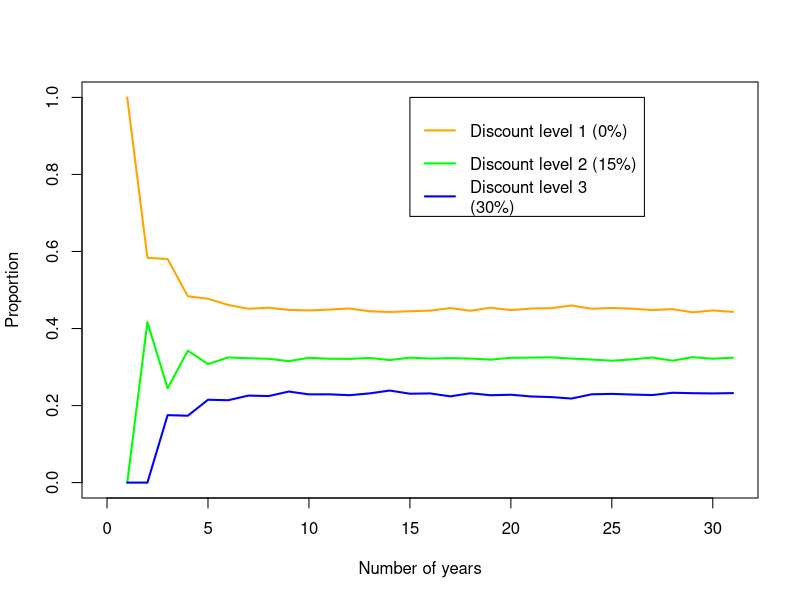
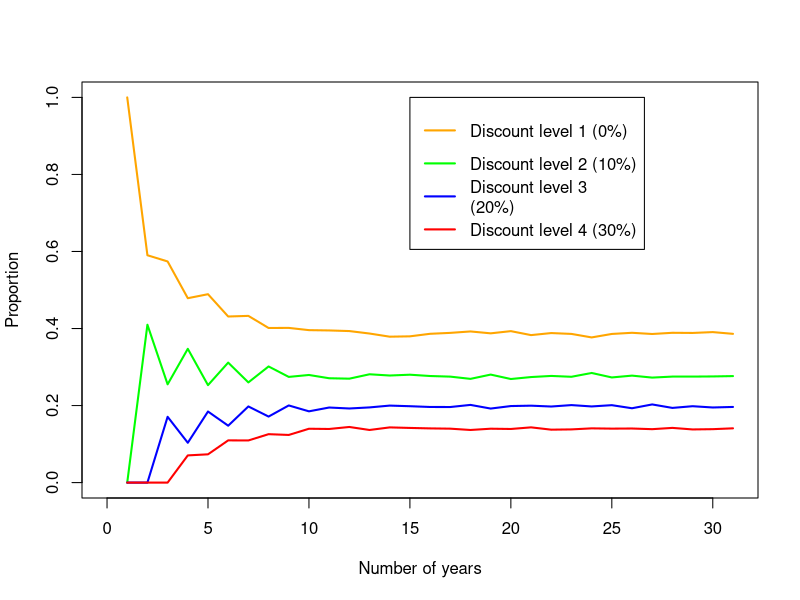

Reproduce these figures in R, in order.
#######Calculation for the expected annual profit from country A once
#stability has been reached under the discount scheme with 3 discount levels
lambda<- 0.873 # from 0.01*(87+(3*0.1))
number_of_customers<-10000 #number of customers
n<-30 # number of steps to simulate
P<- matrix(c(0.5823, 0.4177, 0, 0.5823, 0, 0.4177, 0, 0.5823, 0.4177),
           nrow=3, ncol=3, byrow=TRUE)
#vectors to store proportion of simulations in each state
levels<-matrix(0, nrow=3, ncol=n+1)
for(j in 1:number_of_customers) {
  X<-1 # initial state of the Markov chain
  levels[X,1]=levels[X,1]+1 #record the initial state
  for(i in 1:n) {
    p<-P[X[i],] #to get p values
    
    X[i+1] <-sample(x=3,size=1, prob=p) #this updates the chain
    levels[X[i+1],i+1]= levels[X[i+1],i+1] + 1
  }
}
levels<-levels/number_of_customers
#calculating the stationary distribution now
finalproportion=levels[,n+1]
finalproportion
#calculating the total premium paid once stability has been reached
premium1<-200
discount_levels<-c(0, 0.15, 0.3)
premium_paid1<-numeric(length=3)
for(i in 1:3){
  premium_paid1[i]<-(finalproportion[i]*number_of_customers*(1-
                                                               discount_levels[i])*premium1)
}

total_premium_paid1<-sum(premium_paid1)

#calculating total claims now
number_of_accidents<- rpois(number_of_customers,lambda) # number of
#accidents per customer
cost_of_a_claim1 <- runif(number_of_customers,0,400)
mean(cost_of_a_claim1) # expected amount of a claim
total_claimed_amount1<-
  (sum(number_of_accidents))*mean(cost_of_a_claim1) 
#expected total of the claimed amount
annual_profit_A1=total_premium_paid1 - total_claimed_amount1 
#expected annual profit once stability has been reached for Country A under discount scheme 1

######Calculation for the expected annual profit from country B once stability has been reached under the discount scheme with 3 discount levels
premium2<-300
discount_levels<-c(0, 0.15, 0.3)
premium_paid2<-numeric(length=3)
for(i in 1:3){
  premium_paid2[i]<-(finalproportion[i]*number_of_customers*(1-
                                                               discount_levels[i])*premium2)
}

total_premium_paid2<-sum(premium_paid2)
#calculating total claims now
number_of_accidents<- rpois(number_of_customers,lambda) # number of accidents per customer
cost_of_a_claim2 <- runif(number_of_customers,0,600)
mean(cost_of_a_claim2) # expected amount of a claim
total_claimed_amount2<-
  (sum(number_of_accidents))*mean(cost_of_a_claim2) #expected total of the claimed amount
annual_profit_B1=total_premium_paid2 - total_claimed_amount2 # expected annual profit once stability has been reached for Country B under discount scheme 1
#plotting the progression of the proportion at each state
plot(levels[1,], type='l', xlim=c(0,n+1), ylim=c(0,1), xlab='Number of years',
     ylab='Proportion', col='orange',lwd=2)
lines(levels[2,], col='green', lwd=2)
lines(levels[3,], col='blue',lwd=2)
legend(15,1, c('Discount level 1 (0%)', 'Discount level 2 (15%)', 'Discount level 3
(30%)'),
       
       col=c('orange','green','blue'), lwd=c(2,2,2))
##Early years' profits for country A under the discount scheme with 3 levels
prop_in_the_early_years_of_operation1<-c(levels[,4],levels[,5],levels[,6])
premium1<-200
premium_paid_in_early_yearsA<-numeric(length=3)
for(i in 1:3){
  premium_paid_in_early_yearsA[i]<-
    (prop_in_the_early_years_of_operation1[i]*number_of_customers*(1-
                                                                     discount_levels[i])*premium1)
}
annual_profit_for_early_yearsA<-numeric(length=3)
for(i in 1:3){
  annual_profit_for_early_yearsA[i]<-premium_paid_in_early_yearsA[i]-
    total_claimed_amount1
}

##Early years' profits for country B under the discount scheme with 3 levels
prop_in_the_early_years_of_operation2<-c(levels[,4],levels[,5],levels[,6])
premium2<-300
premium_paid_in_early_yearsB<-numeric(length=3)
for(i in 1:3){
  premium_paid_in_early_yearsB[i]<-
    (prop_in_the_early_years_of_operation2[i]*number_of_customers*(1-
                                                                     discount_levels[i])*premium2)
}
annual_profit_for_early_yearsB<-numeric(length=3)
for(i in 1:3){
  annual_profit_for_early_yearsB[i]<-premium_paid_in_early_yearsB[i]-
    total_claimed_amount2
}

#######Calculation for the expected annual profit from country A once stability has been reached under the discount scheme with 4 discount levels
lambda<- 0.873 # from 0.01*(87+(3*0.1))
number_of_customers<-10000 #number of customers
n<-30 # number of steps to simulate
P<- matrix(c(0.5823, 0.4177, 0, 0, 0.5823, 0, 0.4177, 0, 0, 0.5823, 0, 0.4177, 0,
             0, 0.5823, 0.4177),
           nrow=4, ncol=4, byrow=TRUE)
#vectors to store proportion of simulations in each state
levels<-matrix(0, nrow=4, ncol=n+1)
for(j in 1:number_of_customers) {
  X<-1 # initial state of the Markov chain
  levels[X,1]=levels[X,1]+1 #record the initial state
  for(i in 1:n) {
    p<-P[X[i],] #to get p values
    X[i+1] <-sample(x=4,size=1, prob=p) #this updates the chain
    levels[X[i+1],i+1]= levels[X[i+1],i+1] + 1
  }
}
levels<-levels/number_of_customers
#calculating the stationary distribution now
finalproportion=levels[,n+1]
finalproportion
#calculating the total premium paid once stability has been reached
premium1<-200
discount_levels<-c(0, 0.1, 0.2, 0.3)
premium_paid1<-numeric(length=4)
for(i in 1:4){
  premium_paid1[i]<-(finalproportion[i]*number_of_customers*(1-
                                                               discount_levels[i])*premium1)
}

total_premium_paid1<-sum(premium_paid1)

#calculating total claims now
number_of_accidents<- rpois(number_of_customers,lambda) # number of accidents per customer
cost_of_a_claim1 <- runif(number_of_customers,0,400)
mean(cost_of_a_claim1) # expected amount of a claim
total_claimed_amount1<-
sum(number_of_accidents)*mean(cost_of_a_claim1) #expected total of the claimed amount
annual_profit_A2=total_premium_paid1 - total_claimed_amount1 # expected annual profit once stability has been reached for Country A under 2nd discount scheme

######Calculation for the expected annual profit from country B once stability has been reached under the discount scheme with 4 discount levels
#calculating total premium paid
premium2<-300
discount_levels<-c(0, 0.1 , 0.2, 0.3)
premium_paid2<-numeric(length=4)
for(i in 1:4){
  premium_paid2[i]<-(finalproportion[i]*number_of_customers*(1-
                                                               discount_levels[i])*premium2)
}

total_premium_paid2<-sum(premium_paid2)
#calculating total claims now
number_of_accidents<- rpois(number_of_customers,lambda) # number of accidents per customer
cost_of_a_claim2 <- runif(number_of_customers,0,600)

mean(cost_of_a_claim2) # expected amount of a claim
total_claimed_amount2<-sum(number_of_accidents)*mean(cost_of_a_claim2) #expected total of the claimed amount
annual_profit_B2=total_premium_paid2 - total_claimed_amount2 # expected annual profit once stability has been reached for Country B under 2nd discount scheme
#plotting the progression of the proportion at each state
plot(levels[1,], type='l', xlim=c(0,n+1), ylim=c(0,1), xlab='Number of years',
     ylab='Proportion', col='orange',lwd=2)
lines(levels[2,], col='green', lwd=2)
lines(levels[3,], col='blue',lwd=2)
lines(levels[4,], col='red', lwd=2)
legend(15,1, c('Discount level 1 (0%)', 'Discount level 2 (10%)', 'Discount level 3
(20%)', 'Discount level 4 (30%)'),
       col=c('orange','green','blue','red'), lwd=c(2,2,2,2))

##Early years' profits for country A under the discount scheme with 4 levels
prop_in_the_early_years_of_operation1<-c(levels[,4],levels[,5],levels[,6])
premium1<-200
premium_paid_in_early_yearsA<-numeric(length=3)
for(i in 1:3){
  premium_paid_in_early_yearsA[i]<-
    (prop_in_the_early_years_of_operation1[i]*number_of_customers*(1-
                                                                     discount_levels[i])*premium1)
}
annual_profit_for_early_yearsA<-numeric(length=3)
for(i in 1:3){
  
  annual_profit_for_early_yearsA[i]<-premium_paid_in_early_yearsA[i]-
    total_claimed_amount1
}

##Early years' profits for country B under the discount scheme with 4 levels
prop_in_the_early_years_of_operation2<-c(levels[,4],levels[,5],levels[,6])
premium2<-300
premium_paid_in_early_yearsB<-numeric(length=3)
for(i in 1:3){
  premium_paid_in_early_yearsB[i]<-
    (prop_in_the_early_years_of_operation2[i]*number_of_customers*(1-
      discount_levels[i])*premium2)
}
annual_profit_for_early_yearsB<-numeric(length=3)
for(i in 1:3){
  annual_profit_for_early_yearsB[i]<-premium_paid_in_early_yearsB[i]-
    total_claimed_amount2
}